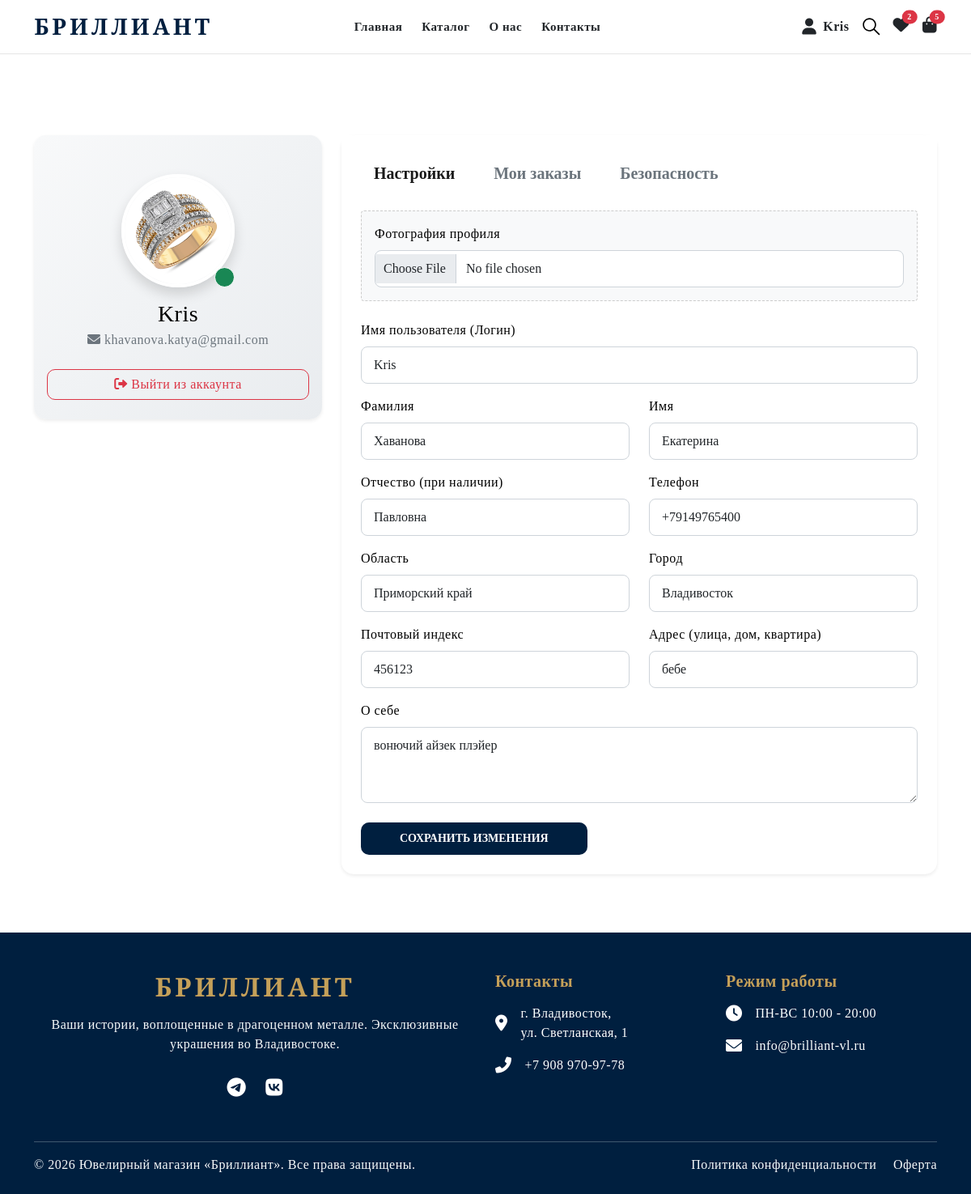
/profile (signed in), run on an earlier commit of the app's database.
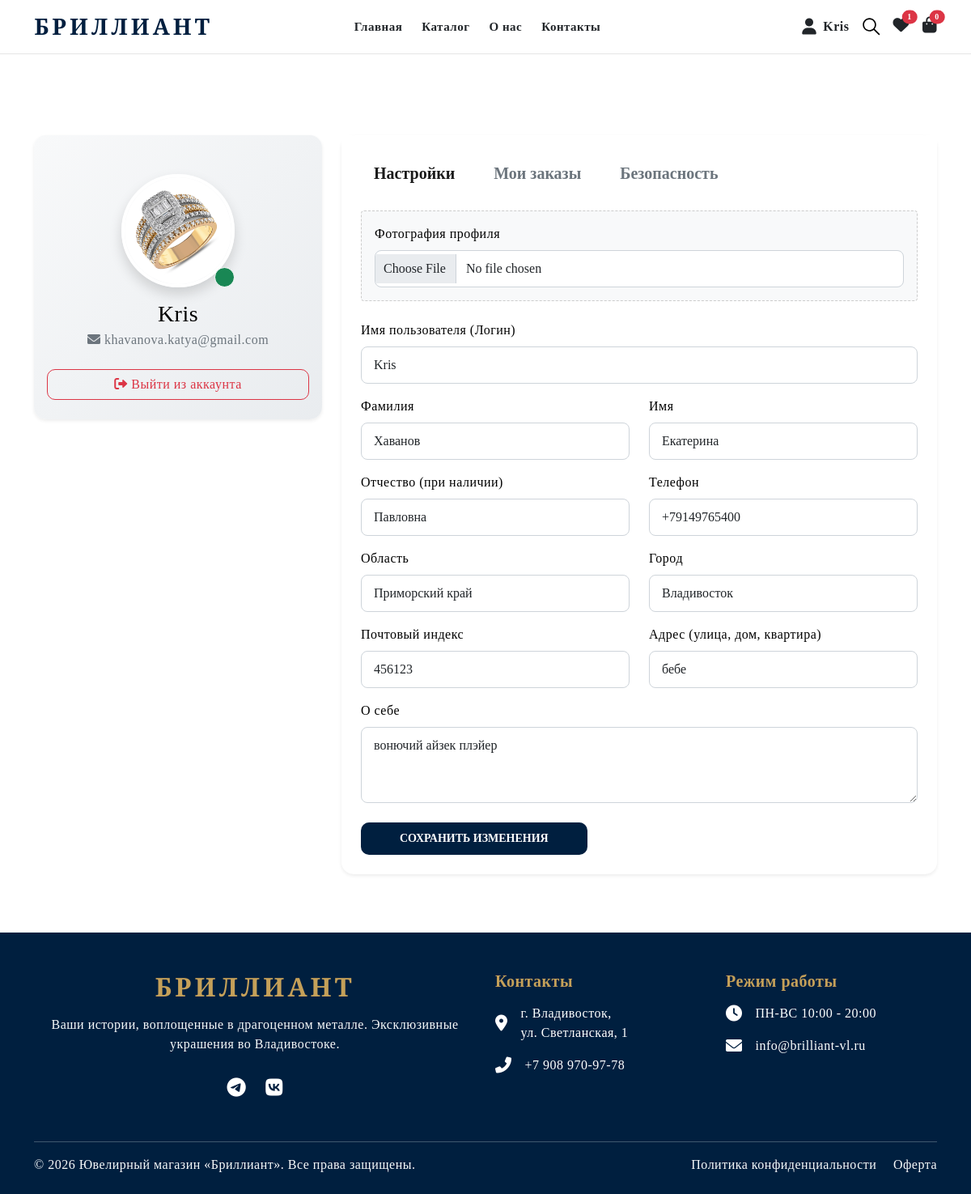
And on a later commit of the database.
### users/models.py (models this page shows, shortened)
class Cart(models.Model):
    user = models.OneToOneField(User, on_delete=models.CASCADE, verbose_name="Пользователь")
    created_at = models.DateTimeField(auto_now_add=True)
    @property
    def total_items(self):
        return sum(item.quantity for item in self.items.all())

class CartItem(models.Model):
    cart = models.ForeignKey(Cart, related_name='items', on_delete=models.CASCADE)
    product = models.ForeignKey(Product, on_delete=models.CASCADE)
    quantity = models.PositiveIntegerField(default=1)

class Profile(models.Model):
    user = models.OneToOneField(User, on_delete=models.CASCADE)
    last_name = models.CharField('Фамилия', max_length=50, blank=True)
    first_name = models.CharField('Имя', max_length=50, blank=True)
    middle_name = models.CharField('Отчество', max_length=50, blank=True)
    region = models.CharField('Область', max_length=100, blank=True)
    postal_code = models.CharField('Почтовый индекс', max_length=20, blank=True)
    address = models.CharField('Адрес', max_length=255, blank=True)
    phone = models.CharField('Телефон', max_length=20, blank=True)
    city = models.CharField('Город', max_length=100, blank=True)
    bio = models.TextField('О себе', max_length=500, blank=True)
    avatar = models.ImageField(upload_to='avatars/', blank=True, null=True)

### users/views.py (the view)
# urls.py: path('profile', views.profile_view, name='profile'),
@login_required
def profile_view(request):
    profile, created = Profile.objects.get_or_create(user=request.user)
    orders = Order.objects.filter(user=request.user).order_by('-created_at')
    if request.method == 'POST':
        form = UserProfileForm(request.POST, request.FILES, instance=profile)
        if form.is_valid():
            form.save()
            messages.success(request, "Профиль успешно обновлен!", extra_tags='profile')
            return redirect('profile')
    else:
        form = UserProfileForm(instance=profile)
    return render(request, 'users/profile.html', {'form': form, 'profile': profile, 'orders': orders})

### users/context_processors.py (called while the page is built)
def global_counts(request):
    if request.user.is_authenticated:
        cart = Cart.objects.filter(user=request.user).first()
        return {
            'global_cart': cart,
            'global_wishlist_count': WishlistItem.objects.filter(user=request.user).count(),
        }
    return {
        'global_cart': None,
        'global_wishlist_count': 0,
    }

### main/templates/users/profile.html (shortened to what the changed rows need)
{% extends 'base.html' %}
{% load static %}
{% load humanize %}
{% block content %}
<div class="login-page mt-100 mb-100">
    <div class="container">
        <div class="row">
            <div class="col-lg-4 mb-4">
                <div class="card shadow-sm border-0" style="border-radius: 15px; background: linear-gradient(135deg, #f8f9fa 0%, #e9ecef 100%);">
                    <div class="card-body text-center pt-5 pb-4">
                        <div class="position-relative d-inline-block mb-3">
                            {% if profile.avatar and profile.avatar.name %}
                                <img src="{{ profile.avatar.url }}?t={% now 'U' %}" alt="Аватар" class="rounded-circle shadow" style="width: 140px; height: 140px; object-fit: cover; border: 4px solid #fff;">
                            {% endif %}
                            <span class="position-absolute bottom-0 end-0 bg-success border border-white rounded-circle" style="width: 25px; height: 25px;" title="Онлайн"></span>
                        </div>
                    </div>
                </div>
            </div>
            <div class="col-lg-8 mb-4">
                <div class="card shadow-sm border-0" style="border-radius: 15px;">
                    <div class="card-body p-4">
                        <div class="tab-content" id="profileTabsContent">
                            <div class="tab-pane fade show active" id="settings" role="tabpanel" aria-labelledby="settings-tab">
                                <form method="post" enctype="multipart/form-data">
                                    <div class="mb-4 bg-light p-3 rounded" style="border: 1px dashed #ccc;">
                                        <label class="form-label font-weight-bold d-block mb-2">Фотография профиля</label>
                                        {{ form.avatar }}
                                    </div>
                                    <div class="row">
                                        <div class="col-md-6 mb-3">
                                            <label class="form-label font-weight-bold">Фамилия</label>
                                            {{ form.last_name }}
                                        </div>
                                        <div class="col-md-6 mb-3">
                                            <label class="form-label font-weight-bold">Имя</label>
                                            {{ form.first_name }}
                                        </div>
                                        <div class="col-md-6 mb-3">
                                            <label class="form-label font-weight-bold">Отчество (при наличии)</label>
                                            {{ form.middle_name }}
                                        </div>
                                        <div class="col-md-6 mb-3">
                                            <label class="form-label font-weight-bold">Телефон</label>
                                            {{ form.phone }}
                                        </div>
                                        <div class="col-md-6 mb-3">
                                            <label class="form-label font-weight-bold">Область</label>
                                            {{ form.region }}
                                        </div>
                                        <div class="col-md-6 mb-3">
                                            <label class="form-label font-weight-bold">Город</label>
                                            {{ form.city }}
                                        </div>
                                        <div class="col-md-6 mb-3">
                                            <label class="form-label font-weight-bold">Почтовый индекс</label>
                                            {{ form.postal_code }}
                                        </div>
                                        <div class="col-md-6 mb-3">
                                            <label class="form-label font-weight-bold">Адрес (улица, дом, квартира)</label>
                                            {{ form.address }}
                                        </div>
                                    </div>
                                    <div class="mb-4">
                                        <label class="form-label font-weight-bold">О себе</label>
                                        {{ form.bio }}
                                    </div>
                                </form>
                            </div>
                        </div>
                    </div>
                </div>
            </div>
        </div>
    </div>
</div>
{% endblock %}

### main/templates/base.html (shortened to what the changed rows need)
{% load static %}
<!doctype html>
<html lang="ru" class="no-js" style="scroll-behavior: smooth;">
<head>
    <link rel="stylesheet" href="{% static 'css/vendor.css' %}">
    <link rel="stylesheet" href="{% static 'css/style.css' %}">
    <link rel="stylesheet" href="https://cdnjs.cloudflare.com/ajax/libs/font-awesome/6.0.0/css/all.min.css">
</head>
<body>
    <div class="body-wrapper">
        <header class="sticky-header border-btm-black header-1 bg-white">
            <div class="header-bottom py-3">
                <div class="container">
                    <div class="row align-items-center">
                        <div class="col-lg-3 col-md-4 col-4">
                            <div class="header-logo">
                                <a href="/" class="logo-main text-decoration-none">
                                    <h2 class="mb-0 fw-bold" style="font-family: 'Playfair Display', serif; color: #001f3f; letter-spacing: 4px; font-size: 28px;">БРИЛЛИАНТ</h2>
                                </a>
                            </div>
                        </div>
                        <div class="col-lg-3 col-md-8 col-8">
                            <div class="header-action d-flex align-items-center justify-content-end gap-3">
                                <a href="/wishlist" class="text-dark text-decoration-none position-relative">
                                    <i class="fas fa-heart fs-5"></i>
                                    <span class="wishlist-badge position-absolute top-0 start-100 translate-middle badge rounded-pill bg-danger" style="font-size: 10px;">
                                        {{ global_wishlist_count|default:0 }}
                                    </span>
                                </a>
                                <a href="/cart/" class="text-dark text-decoration-none position-relative">
                                    <i class="fas fa-shopping-bag fs-5"></i>
                                    <span class="cart-badge position-absolute top-0 start-100 translate-middle badge rounded-pill bg-danger" style="font-size: 10px;">
                                        {{ global_cart.total_items|default:0 }}
                                    </span>
                                </a>
                            </div>
                        </div>
                    </div>
                </div>
            </div>
        </header>
        <main id="MainContent" class="content-for-layout">
            {% block content %}{% endblock %}
        </main>
    </div>
</body>
</html>

What changed in the data, as far as the page shows it:
computed for Cart: total_items "5" → "0"
changed Profile "Екатерина": last_name "Хаванова" → "Хаванов"
Also different on the page:
{{ global_wishlist_count|default:0 }}: "2" → "1"
